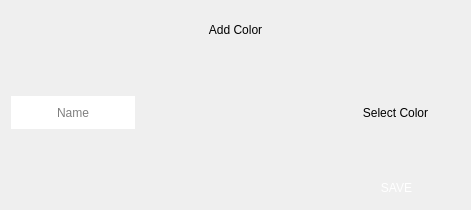
           <widget class="QFrame" name="frame">
            <property name="minimumSize">
             <size>
              <width>300</width>
              <height>200</height>
             </size>
            </property>
            <property name="maximumSize">
             <size>
              <width>641</width>
              <height>401</height>
             </size>
            </property>
            <property name="frameShape">
             <enum>QFrame::NoFrame</enum>
            </property>
            <property name="frameShadow">
             <enum>QFrame::Raised</enum>
            </property>
            <layout class="QGridLayout" name="gridLayout">
             <item row="0" column="0">
              <layout class="QVBoxLayout" name="verticalLayout">
               <item>
                <layout class="QHBoxLayout" name="horizontalLayout_3">
                 <item>
                  <widget class="QPushButton" name="pushButton_2">
                   <property name="minimumSize">
                    <size>
                     <width>129</width>
                     <height>37</height>
                    </size>
                   </property>
                   <property name="maximumSize">
                    <size>
                     <width>129</width>
                     <height>37</height>
                    </size>
                   </property>
                   <property name="focusPolicy">
                    <enum>Qt::NoFocus</enum>
                   </property>
                   <property name="styleSheet">
                    <string notr="true">border-image: url(:/images/final_assets/Page_Toggle/page_unselect_facility.png);
font: 14pt &quot;Roboto [GOOG]&quot;;</string>
                   </property>
                   <property name="text">
                    <string>Add Color</string>
                   </property>
                   <property name="autoDefault">
                    <bool>true</bool>
                   </property>
                   <property name="default">
                    <bool>false</bool>
                   </property>
                   <property name="flat">
                    <bool>true</bool>
                   </property>
                  </widget>
                 </item>
                </layout>
               </item>
               <item>
                <spacer name="verticalSpacer">
                 <property name="orientation">
                  <enum>Qt::Vertical</enum>
                 </property>
                 <property name="sizeType">
                  <enum>QSizePolicy::Maximum</enum>
                 </property>
                 <property name="sizeHint" stdset="0">
                  <size>
                   <width>20</width>
                   <height>40</height>
                  </size>
                 </property>
                </spacer>
               </item>
               <item>
                <layout class="QHBoxLayout" name="horizontalLayout">
                 <property name="sizeConstraint">
                  <enum>QLayout::SetMaximumSize</enum>
                 </property>
                 <item>
                  <widget class="QLineEdit" name="lineEdit">
                   <property name="minimumSize">
                    <size>
                     <width>124</width>
                     <height>33</height>
                    </size>
                   </property>
                   <property name="maximumSize">
                    <size>
                     <width>120</width>
                     <height>33</height>
                    </size>
                   </property>
                   <property name="styleSheet">
                    <string notr="true">border-image: url(:/images/final_assets/Page_Toggle/page_unselect.png);
font: 14pt &quot;Roboto [GOOG]&quot;;</string>
                   </property>
                   <property name="text">
                    <string/>
                   </property>
                   <property name="frame">
                    <bool>false</bool>
                   </property>
                   <property name="alignment">
                    <set>Qt::AlignCenter</set>
                   </property>
                   <property name="placeholderText">
                    <string>Name</string>
                   </property>
                  </widget>
                 </item>
                 <item>
                  <spacer name="horizontalSpacer_6">
                   <property name="orientation">
                    <enum>Qt::Horizontal</enum>
                   </property>
                   <property name="sizeType">
                    <enum>QSizePolicy::Maximum</enum>
                   </property>
                   <property name="sizeHint" stdset="0">
                    <size>
                     <width>200</width>
                     <height>20</height>
                    </size>
                   </property>
                  </spacer>
                 </item>
                 <item>
                  <widget class="QPushButton" name="Enter_btn_2">
                   <property name="minimumSize">
                    <size>
                     <width>129</width>
                     <height>37</height>
                    </size>
                   </property>
                   <property name="maximumSize">
                    <size>
                     <width>123</width>
                     <height>37</height>
                    </size>
                   </property>
                   <property name="focusPolicy">
                    <enum>Qt::NoFocus</enum>
                   </property>
                   <property name="styleSheet">
                    <string notr="true">border-image: url(:/images/final_assets/Page_Toggle/page_unselect.png);
font: 14pt &quot;Roboto [GOOG]&quot;;</string>
                   </property>
                   <property name="text">
                    <string>Select Color</string>
                   </property>
                   <property name="flat">
                    <bool>true</bool>
                   </property>
                  </widget>
                 </item>
                </layout>
               </item>
               <item>
                <spacer name="verticalSpacer_2">
                 <property name="orientation">
                  <enum>Qt::Vertical</enum>
                 </property>
                 <property name="sizeType">
                  <enum>QSizePolicy::Maximum</enum>
                 </property>
                 <property name="sizeHint" stdset="0">
                  <size>
                   <width>20</width>
                   <height>40</height>
                  </size>
                 </property>
                </spacer>
               </item>
               <item>
                <layout class="QHBoxLayout" name="horizontalLayout_2">
                 <item>
                  <spacer name="horizontalSpacer">
                   <property name="orientation">
                    <enum>Qt::Horizontal</enum>
                   </property>
                   <property name="sizeType">
                    <enum>QSizePolicy::Maximum</enum>
                   </property>
                   <property name="sizeHint" stdset="0">
                    <size>
                     <width>362</width>
                     <height>14</height>
                    </size>
                   </property>
                  </spacer>
                 </item>
                 <item>
                  <widget class="QPushButton" name="pushButton_3">
                   <property name="minimumSize">
                    <size>
                     <width>127</width>
                     <height>0</height>
                    </size>
                   </property>
                   <property name="maximumSize">
                    <size>
                     <width>127</width>
                     <height>42</height>
                    </size>
                   </property>
                   <property name="focusPolicy">
                    <enum>Qt::NoFocus</enum>
                   </property>
                   <property name="styleSheet">
                    <string notr="true">background-image: url(:/images/final_assets/Main_Btn/btn_normal.png);
color: rgb(255, 255, 255);
font: 14pt &quot;Roboto [GOOG]&quot;;</string>
                   </property>
                   <property name="text">
                    <string>SAVE</string>
                   </property>
                   <property name="flat">
                    <bool>true</bool>
                   </property>
                  </widget>
                 </item>
                </layout>
               </item>
              </layout>
             </item>
            </layout>
           </widget>
